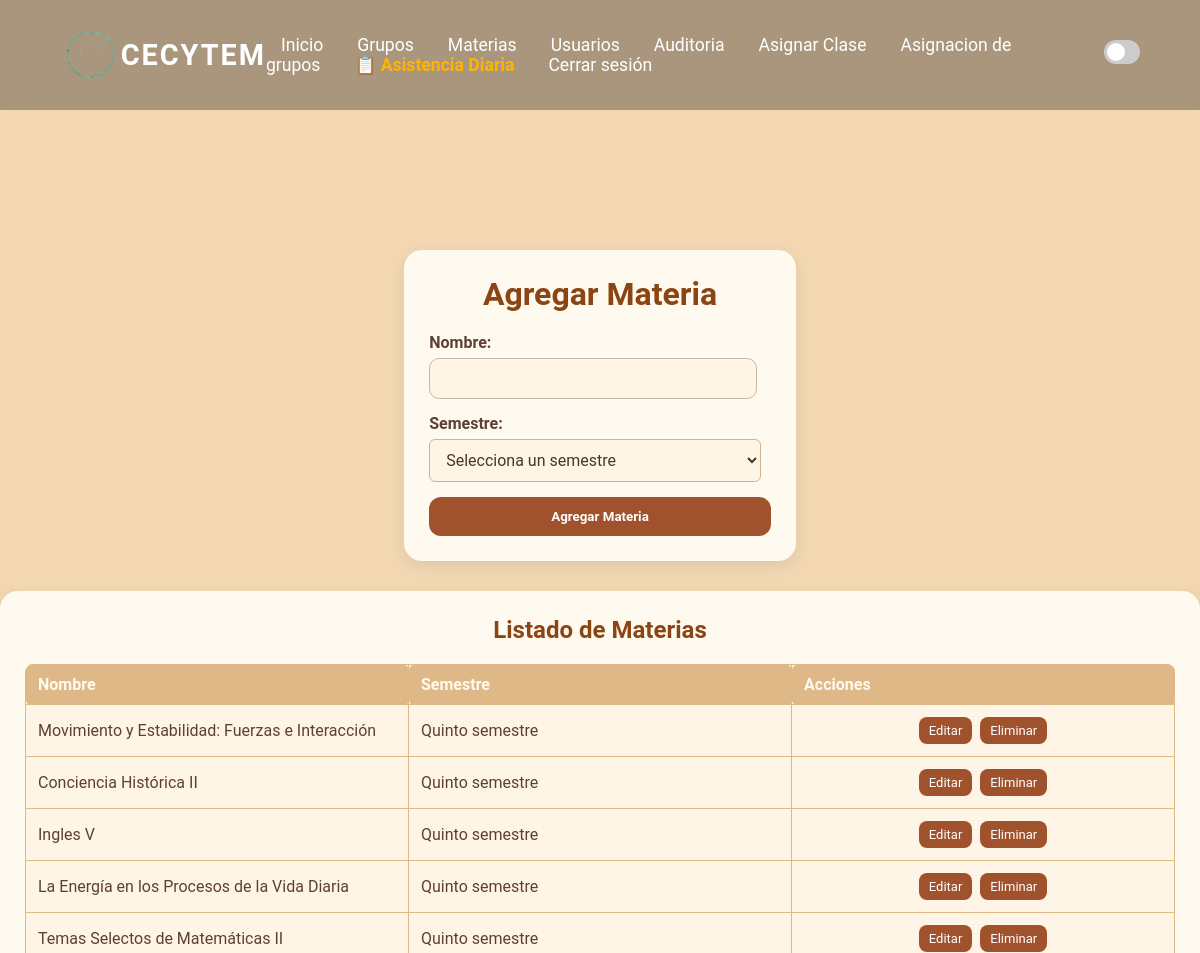
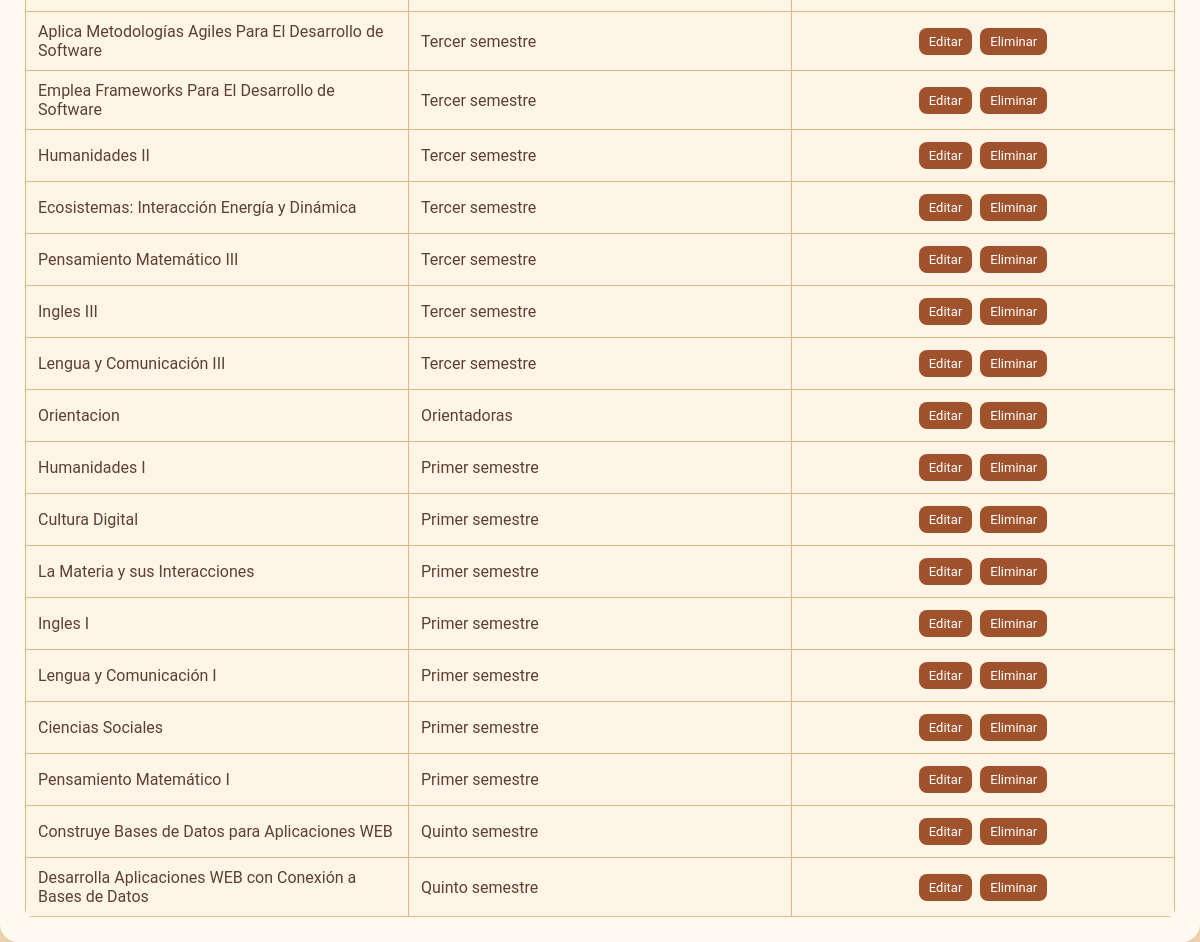
Page /administrador/agregar_materia.php (signed in) on the committed database (2 pictures, top to bottom).
### tables this page shows
CREATE TABLE `materias` (
  `id_materia` int(11) NOT NULL,
  `nombre` varchar(100) DEFAULT NULL,
  `semestre` varchar(100) DEFAULT NULL,
  `descripcion` varchar(255) DEFAULT NULL
);

### administrador/agregar_materia.php (the view, shortened to what this page needs)
<?php
include_once(__DIR__ . '/../assets/sentenciasSQL/Conexion.php');
class Materia {
    private $pdo;
    public function __construct($pdo) { $this->pdo = $pdo; }
    public function Consultar() {
        $stmt = $this->pdo->query("SELECT * FROM materias ORDER BY id_materia DESC");
        return $stmt->fetchAll(PDO::FETCH_ASSOC);
    }
}
$materiaObj = new Materia($pdo);
$materiaEditar = null;
$listaMaterias = $materiaObj->Consultar();
?>
<!DOCTYPE html>
<html lang="es">
<head>
    <link rel="stylesheet" href="css/materiascrud.css">
     <link rel="stylesheet" href="css/menu.css?v=2.1">
</head>
<body>
<?php include_once "layout/header_admin.php"; ?>
<div class="container">
    <div class="materias">
        <form method="POST">
            <h1><?= $materiaEditar ? "Editar Materia" : "Agregar Materia" ?></h1>
            <label for="nombre">Nombre:</label>
            <input type="text" name="nombre" id="nombre" required
                   value="<?= $materiaEditar ? htmlspecialchars($materiaEditar['nombre']) : '' ?>">
            <label for="semestre">Semestre:</label>
            <select name="semestre" id="semestre" class="sem" required>
                <option value="">Selecciona un semestre</option>
            </select>
            <input type="submit"
                   value="<?= $materiaEditar ? "Actualizar Materia" : "Agregar Materia" ?>">
        </form>
    </div>
    <div class="consultar">
        <h2>Listado de Materias</h2>
        <table>
            <thead>
                <tr>
                    <th>Nombre</th>
                    <th>Semestre</th>
                    <th>Acciones</th>
                </tr>
            </thead>
            <tbody>
                <?php if ($listaMaterias): ?>
                    <?php foreach ($listaMaterias as $mat): ?>
                        <tr>
                            <td><?= htmlspecialchars($mat['nombre']) ?></td>
                            <td><?= htmlspecialchars($mat['semestre']) ?></td>
                            <td style="text-align:center;">
                                <a href="?editar=<?= $mat['id_materia'] ?>" class="btn-accion">Editar</a>
                                <a href="?eliminar=<?= $mat['id_materia'] ?>" class="btn-accion"
                                   onclick="return confirm('¿Seguro que deseas eliminar esta materia?')">
                                   Eliminar
                                </a>
                            </td>
                        </tr>
                    <?php endforeach; ?>
                <?php endif; ?>
            </tbody>
        </table>
    </div>
</div>
</body>
</html>

### administrador/css/materiascrud.css (style rules this page uses)
body { margin: 0; padding: 0; background-color: #f0e8dc; font-family: 'Segoe UI', Tahoma, Geneva, Verdana, sans-serif; color: #4b3621; }
.container { display: flex; flex-direction: column; gap: 30px; max-width: 1200px; margin: auto; }
.materias { background-color: #fffaf0; padding: 25px; border-radius: 18px; box-shadow: 0 5px 15px rgba(0,0,0,0.08); max-width: 600px; margin: auto; }
.materias h1 { text-align: center; color: #8b4513; margin-bottom: 20px; }
.materias label { font-weight: bold; color: #5c4033; }
.materias input[type="text"] { width: 96%; padding: 10px; margin-bottom: 15px; border-radius: 10px; border: 1px solid #c8b6a6; }
.materias input[type="submit"] { width: 100%; padding: 12px; background-color: #a0522d; color: white; border: none; border-radius: 12px; font-weight: bold; cursor: pointer; }
.consultar { background-color: #fffaf0; padding: 25px; border-radius: 18px; box-shadow: 0 5px 15px rgba(0,0,0,0.08); }
.consultar h2 { text-align: center; color: #8b4513; margin-bottom: 20px; }
.consultar table { width: 100%; border-radius: 5px; }
.consultar th { background-color: #deb887; color: #4b3621; padding: 12px; text-align: center; border-radius: 5px; }
.consultar td { padding: 12px; border-bottom: 1px solid #f7a63b; border-radius: 5px; }
.btn-accion { padding: 6px 10px; background-color: #a0522d; color: white; text-decoration: none; border-radius: 8px; font-size: 13px; margin: 2px; display: inline-block; }
h1, h2 { color: #8b4513; text-align: center; margin-bottom: 20px; }
label { display: block; margin-bottom: 6px; font-weight: bold; color: #5c4033; }
form { width: 100%; }
input[type="text"] { width: 100%; padding: 10px 12px; border: 1px solid #d2b48c; border-radius: 6px; font-size: 1em; background-color: #fff5e6; box-sizing: border-box; margin-bottom: 15px; color: #4b3621; }
.sem { width: 97%; padding: 10px 12px; border: 1px solid #d2b48c; border-radius: 6px; font-size: 1em; background-color: #fff5e6; box-sizing: border-box; margin-bottom: 15px; color: #4b3621; }
input[type="submit"], .btn { align-self: flex-end; padding: 8px 18px; color: #fff; background-color: #a0522d; border: none; border-radius: 6px; cursor: pointer; font-weight: bold; transition: background-color 0.3s ease, transform 0.2s ease; }
.consultar table { width: 100%; border-collapse: collapse; font-size: 1em; table-layout: fixed; word-wrap: break-word; background-color: #fff5e6; border-radius: 8px; overflow: hidden; }
.consultar th, .consultar td { border: 1px solid #deb887; padding: 10px 12px; text-align: left; color: #5c4033; }
.consultar th { background-color: #deb887; color: #fffaf0; font-weight: bold; }

### administrador/css/menu.css (style rules this page uses)
* { margin: 0; padding: 0; box-sizing: border-box; font-family: "Roboto", sans-serif; }
html, body { height: 100%; scroll-behavior: smooth; }

### administrador/layout/header_admin.php (style rules this page uses)
body { padding-top: 140px !important; font-family: "Segoe UI", sans-serif; background: var(--fondo2); }
:root { --fondo1: rgba(0,0,0,0.3); --texto1: #ffffff; --fondo2: #f4f6f9; --texto2: #333333; }
:root { --fondo1: rgba(0,0,0,0.1); --texto1: #000; --fondo2: #f2d7b2; --texto2: #333; }

### rows in the picture
materias: nombre "Movimiento y Estabilidad: Fuerzas e Interacción", semestre "Quinto semestre"
materias: nombre "Conciencia Histórica II", semestre "Quinto semestre"
materias: nombre "Ingles V", semestre "Quinto semestre"
materias: nombre "La Energía en los Procesos de la Vida Diaria", semestre "Quinto semestre"
materias: nombre "Temas Selectos de Matemáticas II", semestre "Quinto semestre"
materias: nombre "Aplica Metodologías Agiles Para El Desarrollo de Software", semestre "Tercer semestre"
materias: nombre "Emplea Frameworks Para El Desarrollo de Software", semestre "Tercer semestre"
materias: nombre "Humanidades II", semestre "Tercer semestre"
materias: nombre "Ecosistemas: Interacción Energía y Dinámica", semestre "Tercer semestre"
materias: nombre "Pensamiento Matemático III", semestre "Tercer semestre"
materias: nombre "Ingles III", semestre "Tercer semestre"
materias: nombre "Lengua y Comunicación III", semestre "Tercer semestre"
materias: nombre "Orientacion", semestre "Orientadoras"
materias: nombre "Humanidades I", semestre "Primer semestre"
materias: nombre "Cultura Digital", semestre "Primer semestre"
materias: nombre "La Materia y sus Interacciones", semestre "Primer semestre"
materias: nombre "Ingles I", semestre "Primer semestre"
materias: nombre "Lengua y Comunicación I", semestre "Primer semestre"
materias: nombre "Ciencias Sociales", semestre "Primer semestre"
materias: nombre "Pensamiento Matemático I", semestre "Primer semestre"
materias: nombre "Construye Bases de Datos para Aplicaciones WEB", semestre "Quinto semestre"
materias: nombre "Desarrolla Aplicaciones WEB con Conexión a Bases de Datos", semestre "Quinto semestre"
